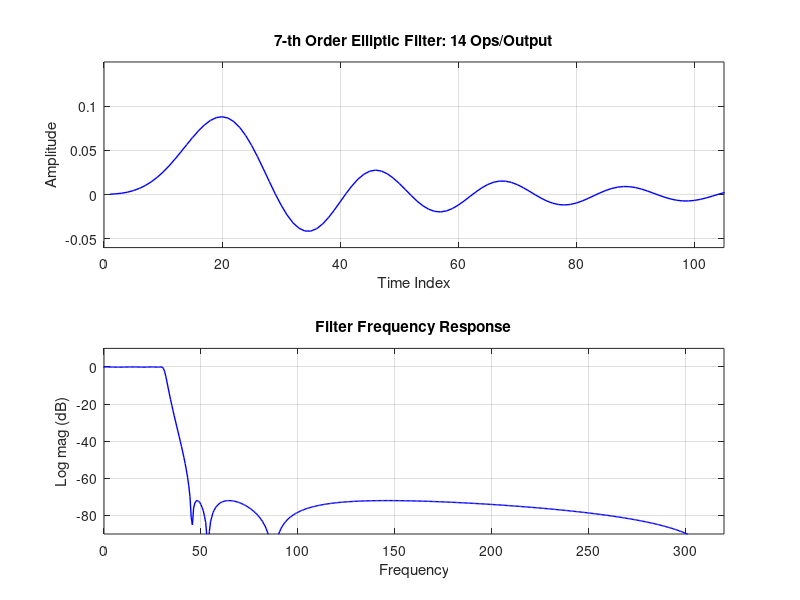
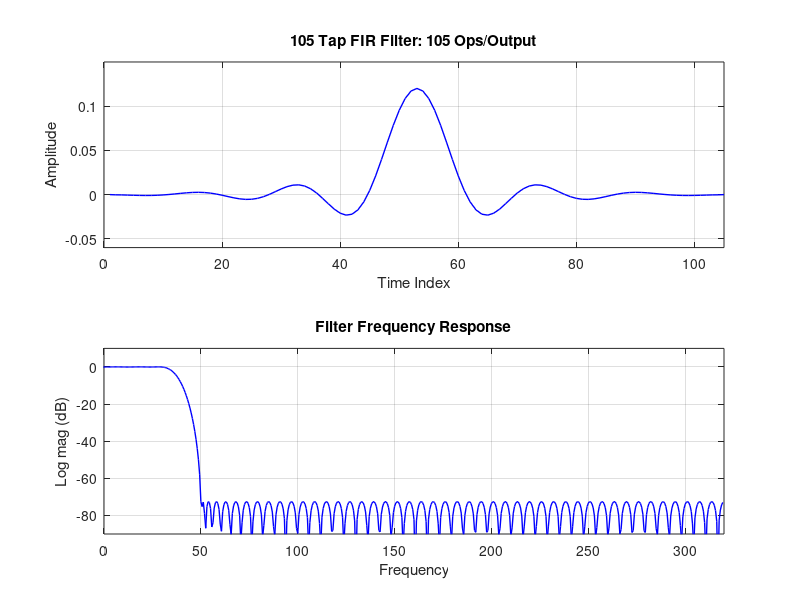
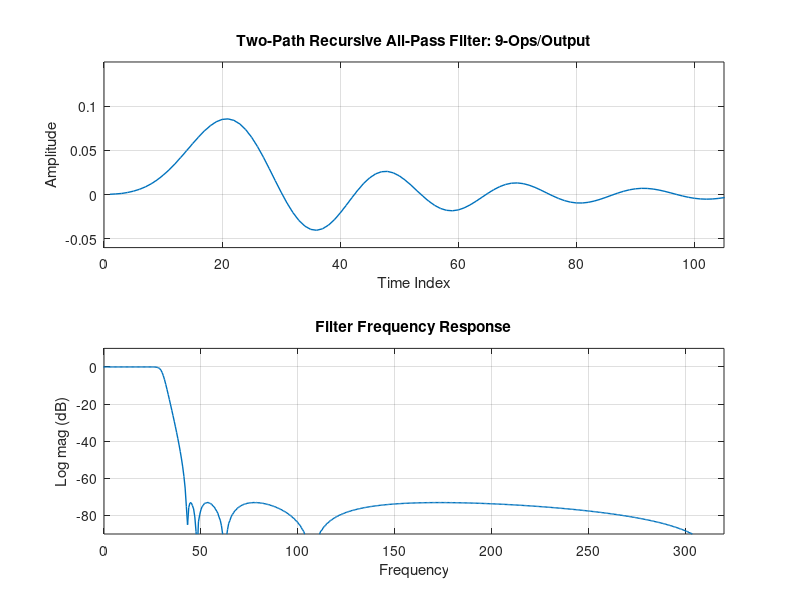
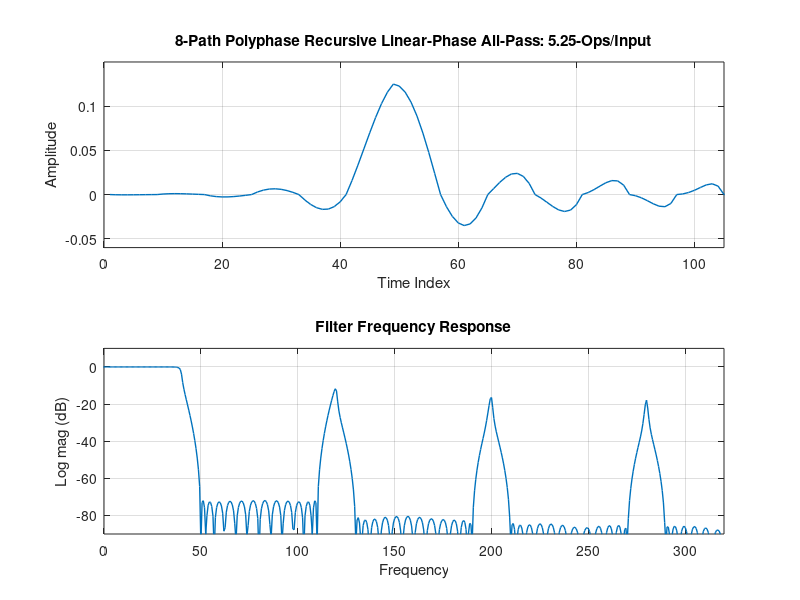

Reproduce these figures in MATLAB, in order. (Note: this script raises an error after producing the figures.)
function eight_to_one
% various filters that reduce bandwidth eight-to-one for use as 8-to-1 downsampler,
% bandwidth +/- 20 kHz, transition bandwidth 5 kHz... sample rate 320 kHz, 
% filter and downsample 8-to-1. 
% Compares following options, 7-th order IIR eliptic filter, 105 tap FIR filter,
% 9-coefficient two-path allpass filter, 8-path polyphase linear phase recursive all pass,
% 8-path polyphase non-uniform phase recursive all pass, 3-elliptic half band filters, 
% 3-half band FIR filters, 3-exact half band FIR filters, and 3 non uniform phase recursive all-pass
% half band filters.
%  Script file written by fred harris of UCSD. Copyright 2021

figure(1)
% elliptic filter... 3-second order sections, 1-first order section....18 ops/input, 18 ops/output
[bb,aa]=ellip(7,0.1,72,30/320);
hh1=filter(bb,aa,[1 zeros(1,599)]);
subplot(2,1,1)
plot(hh1,'b','linewidth',1.0)
grid on
axis([0 105 -0.06 0.15])
title('7-th Order Elliptic Filter: 14 Ops/Output')
xlabel('Time Index')
ylabel('Amplitude')
subplot(2,1,2)
plot((-0.5:1/1024:.5-1/1024)*640,fftshift(20*log10(abs(fft(hh1,1024)))),'b','linewidth',1.0)
grid on
axis([0 320 -90 10])
title('Filter Frequency Response')
xlabel('Frequency')
ylabel('Log mag (dB)')

pause
figure(2)
% 105 tap fir filter
hh2=remez(104,[0 30 50 320]/320,[1 1 0 0],[1 20]);
subplot(2,1,1)
plot(hh2,'b','linewidth',1.0)
grid
axis([0 105 -0.06 0.15])
title('105 Tap FIR Filter: 105 Ops/Output')
xlabel('Time Index')
ylabel('Amplitude')

subplot(2,1,2)
plot((-0.5:1/1024:.5-1/1024)*640,fftshift(20*log10(abs(fft(hh2,1024)))),'b','linewidth',1.0)
grid
axis([0 320 -90 10])
title('Filter Frequency Response')
xlabel('Frequency')
ylabel('Log mag (dB)')
pause

hh2b=remez(103,[0 30 50 320]/320,[1 1 0 0],[1 20]);
hh2a=zeros(8,104);
for nn=1:8
hh2a(nn,nn:8:104)=hh2b(nn:8:104);
end
figure(12)
%subplot(1,2,1)
plot((-0.5:1/1024:0.5-1/1024)*640,fftshift(unwrap(angle(fft(hh2a(1,:),1024))))/(2*pi),'linewidth',1.0)
hold on
plot((-0.5:1/1024:0.5-1/1024)*640,fftshift(unwrap(angle(fft(hh2a(2,:),1024))))/(2*pi),'linewidth',1.0)
plot((-0.5:1/1024:0.5-1/1024)*640,fftshift(unwrap(angle(fft(hh2a(3,:),1024))))/(2*pi),'linewidth',1.0)
plot((-0.5:1/1024:0.5-1/1024)*640,fftshift(unwrap(angle(fft(hh2a(4,:),1024))))/(2*pi),'linewidth',1.0)
plot((-0.5:1/1024:0.5-1/1024)*640,fftshift(unwrap(angle(fft(hh2a(5,:),1024))))/(2*pi),'linewidth',1.0)
plot((-0.5:1/1024:0.5-1/1024)*640,fftshift(unwrap(angle(fft(hh2a(6,:),1024))))/(2*pi),'linewidth',1.0)
plot((-0.5:1/1024:0.5-1/1024)*640,fftshift(unwrap(angle(fft(hh2a(7,:),1024))))/(2*pi),'linewidth',1.0)
plot((-0.5:1/1024:0.5-1/1024)*640,fftshift(unwrap(angle(fft(hh2a(8,:),1024))))/(2*pi),'linewidth',1.0)
hold off
grid on
axis([0 320 -30 0])
title('Phase profiles of Each Path of 8-Path Polyphase Filter')
ylabel('phase,\phi/(2\pi)')
xlabel('Frequency')
pause

figure(3)
% two-path all-pass filter...9 ops/input,,, 9 ops/output
den0=[1.0  -1.53115199990282   0.60012586349753];
den2=[1.0  -1.75642953294118   0.83555148231426];


den1=[1.0  -1.64004940135398   0.71392877042037];
den3=[1.0  -1.86211430940456   0.94599704500675];
den5=[1.0  -0.74152881307117];


h_a=filter(fliplr(den0),den0,[1 zeros(1,399)]);
h_a=filter(fliplr(den2),den2,h_a);

h_b=filter(fliplr(den1),den1,[1 zeros(1,399)]);
h_b=filter(fliplr(den3),den3,h_b);
h_b=filter(fliplr(den5),den5,h_b);

hh3=(h_a+h_b)/2;
subplot(2,1,1)
plot(hh3,'linewidth',1.0)
grid
axis([0 105 -0.06 0.15])
title('Two-Path Recursive All-Pass Filter: 9-Ops/Output')
xlabel('Time Index')
ylabel('Amplitude')

subplot(2,1,2)
plot((-0.5:1/1024:.5-1/1024)*640,fftshift(20*log10(abs(fft(hh3,1024)))),'linewidth',1.0)
grid
axis([0 320 -90 10])
title('Filter Frequency Response')
xlabel('Frequency')
ylabel('Log mag (dB)')
pause

figure(11)
subplot(2,1,1)
plot((-0.5:1/1024:.5-1/1024)*640,fftshift(unwrap(angle(fft(h_a,1024))))/(2*pi),'linewidth',1.0)
hold on
plot((-0.5:1/1024:.5-1/1024)*640,fftshift(unwrap(angle(fft(h_b,1024))))/(2*pi),'linewidth',1.0)
hold off
grid
axis([0 320 -3 0])
title('Phase Response of Two Paths of Two-Path Filter')
ylabel('Phase Shift, \phi(f)/(2\pi)')
xlabel('Frequency')

subplot(2,1,2)
plot((-0.5:1/1024:.5-1/1024)*640,fftshift(20*log10(abs(fft(hh3,1024)))),'linewidth',1.0)
grid
axis([0 320 -90 10])
title('Frequency Response of Two-Path Recursive All-Pass Filter')
ylabel('Log Mag (dB)')
xlabel('Frequency')
pause

figure(4)
c0=[1 zeros(1,48)];
zz=zeros(1,7);
c11=[1  zz   0.50437530496548];
c12=[1  zz  -0.30546406645116];                    
c13=[1  zz   0.2665085422733524  zz  0.1191845246313624];
c14=[1  zz  -0.3457812066425924  zz  0.09760331184267365];

c21=[1  zz   0.61168203148542];                    
c22=[1  zz  -0.31073253075951];
c23=[1  zz   0.287962781085209  zz  0.1286069207639229];
c24=[1  zz  -0.3483712322448727 zz  0.1018477257905622];

c31=[1  zz   0.69292893252905];                    
c32=[1  zz  -0.30026539303100];
c33=[1  zz   0.3019511523748685  zz  0.1254910518429397];
c34=[1  zz  -0.3317868763520993  zz  0.09599199956470592];

c41=[1  zz   0.76264667953103];                    
c42=[1  zz  -0.28216859153692];
c43=[1  zz   0.3119710824492065  zz  0.1160312296951684];
c44=[1  zz  -0.3058196561077875  zz  0.08561045022551989];

c51=[1  zz   0.82607806904412];                    
c52=[1  zz  -0.25873176059135];
c53=[1  zz   0.3180610375993243  zz  0.1022200919783818];
c54=[1  zz  -0.2733196094601293  zz  0.07271299267577124];

c61=[1  zz   0.88583427159768];                    
c62=[1  zz  -0.22994074727290];
c63=[1  zz   0.3179527520253246  zz  0.08438573638786708];
c64=[1  zz  -0.2344904281912926  zz  0.05800663612084555];

c71=[1  zz   0.94346397308802];                    
c72=[1  zz  -0.19223671084777];
c73=[1  zz   0.3030892245559409  zz  0.06075833237300266];
c74=[1  zz  -0.1857165341436279  zz  0.0408878554256654];

g0=filter(fliplr(c0),c0,[1 zeros(1,999)]);

g1=filter(fliplr(c11),c11,[1 zeros(1,999)]);
g1=filter(fliplr(c12),c12,g1);
g1=filter(fliplr(c13),c13,g1);
g1=filter(fliplr(c14),c14,g1);
g1=filter([0 1],[1 0],g1);

g2=filter(fliplr(c21),c21,[1 zeros(1,999)]);
g2=filter(fliplr(c22),c22,g2);
g2=filter(fliplr(c23),c23,g2);
g2=filter(fliplr(c24),c24,g2);
g2=filter([0 0 1],[1 0 0],g2);

g3=filter(fliplr(c31),c31,[1 zeros(1,999)]);
g3=filter(fliplr(c32),c32,g3);
g3=filter(fliplr(c33),c33,g3);
g3=filter(fliplr(c34),c34,g3);
g3=filter([0 0 0 1],[1 0 0 0],g3);

g4=filter(fliplr(c41),c41,[1 zeros(1,999)]);
g4=filter(fliplr(c42),c42,g4);
g4=filter(fliplr(c43),c43,g4);
g4=filter(fliplr(c44),c44,g4);
g4=filter([0 0 0 0 1],[1 0 0 0 0],g4);

g5=filter(fliplr(c51),c51,[1 zeros(1,999)]);
g5=filter(fliplr(c52),c52,g5);
g5=filter(fliplr(c53),c53,g5);
g5=filter(fliplr(c54),c54,g5);
g5=filter([0 0 0 0 0 1],[1 0 0 0 0 0],g5);

g6=filter(fliplr(c61),c61,[1 zeros(1,999)]);
g6=filter(fliplr(c62),c62,g6);
g6=filter(fliplr(c63),c63,g6);
g6=filter(fliplr(c64),c64,g6);
g6=filter([0 0 0 0 0 0 1],[1 0 0 0 0 0 0],g6);

g7=filter(fliplr(c71),c71,[1 zeros(1,999)]);
g7=filter(fliplr(c72),c72,g7);
g7=filter(fliplr(c73),c73,g7);
g7=filter(fliplr(c74),c74,g7);
g7=filter([0 0 0 0 0 0 0 1],[1 0 0 0 0 0 0 0],g7);

hh4=(g0+g1+g2+g3+g4+g5+g6+g7)/8;

figure(4)
subplot(2,1,1)
plot(hh4,'linewidth',1.0)
grid
axis([0 105 -0.06 0.15])
title('8-Path Polyphase Recursive Linear-Phase All-Pass: 5.25-Ops/Input')
xlabel('Time Index')
ylabel('Amplitude')

subplot(2,1,2)
plot((-0.5:1/1024:.5-1/1024)*640,fftshift(20*log10(abs(fft(hh4,1024)))),'linewidth',1.0)
grid
axis([0 320 -90 10])
title('Filter Frequency Response')
xlabel('Frequency')
ylabel('Log mag (dB)')
pause

figure(13)
subplot(2,1,1)
plot((-0.5:1/1024:0.5-1/1024)*640,fftshift(unwrap(angle(fft(g0,1024))))/(2*pi),'linewidth',1.0)
hold on
plot((-0.5:1/1024:0.5-1/1024)*640,fftshift(unwrap(angle(fft(g1,1024))))/(2*pi),'linewidth',1.0)
plot((-0.5:1/1024:0.5-1/1024)*640,fftshift(unwrap(angle(fft(g2,1024))))/(2*pi),'linewidth',1.0)
plot((-0.5:1/1024:0.5-1/1024)*640,fftshift(unwrap(angle(fft(g3,1024))))/(2*pi),'linewidth',1.0)
plot((-0.5:1/1024:0.5-1/1024)*640,fftshift(unwrap(angle(fft(g4,1024))))/(2*pi),'linewidth',1.0)
plot((-0.5:1/1024:0.5-1/1024)*640,fftshift(unwrap(angle(fft(g5,1024))))/(2*pi),'linewidth',1.0)
plot((-0.5:1/1024:0.5-1/1024)*640,fftshift(unwrap(angle(fft(g6,1024))))/(2*pi),'linewidth',1.0)
plot((-0.5:1/1024:0.5-1/1024)*640,fftshift(unwrap(angle(fft(g7,1024))))/(2*pi),'linewidth',1.0)
hold off
grid
axis([0 320 -30 0])
title('Phase profiles of Each Path of 8-Path Linear Phase, All-Pass, Polyphase Filter')
ylabel('phase,\phi(f)/(2\pi)')
xlabel('Frequency')

 subplot(2,1,2)
 plot((-0.5:1/2048:.5-1/2048)*640,fftshift(20*log10(abs(fft(hh4,2048)))))
 grid
 axis([0 320 -90 10])
 ylabel('Log Mag (dB)')
pause

zz=zeros(1,7);
c01=[1  zz   0.005760];
c02=[1  zz   0.280535];
c03=[1  zz   0.807477];

c11=[1  zz   0.017672];
c12=[1  zz   0.339676];                    
c13=[1  zz   0.862465];

c21=[1  zz   0.035404];                    
c22=[1  zz   0.400097];
c23=[1  zz   0.911199];

c31=[1  zz   0.058760];                    
c32=[1  zz   0.462671];
c33=[1  zz   0.952296];

c41=[1  zz   0.087895];                    
c42=[1  zz   0.528833];
c43=[1  zz   0.983155];

c51=[1  zz   0.123507];                    
c52=[1  zz   0.600505];

c61=[1  zz   0.678523];    
c62=[1  zz   0.167207];

c71=[1  zz   0.222508];    
c72=[1  zz   0.746494];


g0=filter(fliplr(c01),c01,[1 zeros(1,1999)]);
g0=filter(fliplr(c02),c02,g0);
g0=filter(fliplr(c03),c03,g0);

g1=filter(fliplr(c11),c11,[1 zeros(1,1999)]);
g1=filter(fliplr(c12),c12,g1);
g1=filter(fliplr(c13),c13,g1);
g1=filter([0 1],[1 0],g1);

g2=filter(fliplr(c21),c21,[1 zeros(1,1999)]);
g2=filter(fliplr(c22),c22,g2);
g2=filter(fliplr(c23),c23,g2);
g2=filter([0 0 1],[1 0 0],g2);

g3=filter(fliplr(c31),c31,[1 zeros(1,1999)]);
g3=filter(fliplr(c32),c32,g3);
g3=filter(fliplr(c33),c33,g3);
g3=filter([0 0 0 1],[1 0 0 0],g3);

g4=filter(fliplr(c41),c41,[1 zeros(1,1999)]);
g4=filter(fliplr(c42),c42,g4);
g4=filter(fliplr(c43),c43,g4);
g4=filter([0 0 0 0 1],[1 0 0 0 0],g4);

g5=filter(fliplr(c51),c51,[1 zeros(1,1999)]);
g5=filter(fliplr(c52),c52,g5);
g5=filter([0 0 0 0 0 1],[1 0 0 0 0 0],g5);

g6=filter(fliplr(c61),c61,[1 zeros(1,1999)]);
g6=filter(fliplr(c62),c62,g6);
g6=filter([0 0 0 0 0 0 1],[1 0 0 0 0 0 0],g6);

g7=filter(fliplr(c71),c71,[1 zeros(1,1999)]);
g7=filter(fliplr(c72),c72,g7);
g7=filter([0 0 0 0 0 0 0 1],[1 0 0 0 0 0 0 0],g7);

hh4=(g0+g1+g2+g3+g4+g5+g6+g7)/8;

figure(5)
subplot(2,1,1)
plot(hh4,'b','linewidth',1.0)
grid
axis([0 105 -0.06 0.15])
title('8-Path Polyphase Recursive Non-Linear-Phase All-Pass: 2.625-Ops/Input')
xlabel('Time Index')
ylabel('Amplitude')

subplot(2,1,2)
plot((-0.5:1/2048:.5-1/2048)*640,fftshift(20*log10(abs(fft(hh4,2048)))),'b','linewidth',1.0)
grid
axis([0 320 -90 10])
title('Filter Frequency Response')
xlabel('Frequency')
ylabel('Log Mag (dB)')
pause

figure(14)
subplot(2,1,1)
plot((-0.5:1/1024:0.5-1/1024)*640,fftshift(unwrap(angle(fft(g0,1024))))/(2*pi),'linewidth',1.0)
hold on
plot((-0.5:1/1024:0.5-1/1024)*640,fftshift(unwrap(angle(fft(g1,1024))))/(2*pi),'linewidth',1.0)
plot((-0.5:1/1024:0.5-1/1024)*640,fftshift(unwrap(angle(fft(g2,1024))))/(2*pi),'linewidth',1.0)
plot((-0.5:1/1024:0.5-1/1024)*640,fftshift(unwrap(angle(fft(g3,1024))))/(2*pi),'linewidth',1.0)
plot((-0.5:1/1024:0.5-1/1024)*640,fftshift(unwrap(angle(fft(g4,1024))))/(2*pi),'linewidth',1.0)
plot((-0.5:1/1024:0.5-1/1024)*640,fftshift(unwrap(angle(fft(g5,1024))))/(2*pi),'linewidth',1.0)
plot((-0.5:1/1024:0.5-1/1024)*640,fftshift(unwrap(angle(fft(g6,1024))))/(2*pi),'linewidth',1.0)
plot((-0.5:1/1024:0.5-1/1024)*640,fftshift(unwrap(angle(fft(g7,1024))))/(2*pi),'linewidth',1.0)
hold off
grid
axis([0 320 -15 0])
title('Phase profiles of Each Path of 8-Path Linear Phase, All-Pass, Polyphase Filter')
ylabel('phase,\phi(f)/(2\pi)')
xlabel('Frequency')

 subplot(2,1,2)
 plot((-0.5:1/2048:.5-1/2048)*640,fftshift(20*log10(abs(fft(hh4,2048)))),'b','linewidth',1.0)
 grid
 axis([0 320 -90 10])
 title('Filter Frequency Response')
xlabel('Frequency')
ylabel('Log Mag (dB)')
pause

%%% half band filters

figure(6)
[b6_1,a6_1]=ellip(3,0.03,72,30/320);
[b6_2,a6_2]=ellip(3,0.03,40,30/160);
[b6_3,a6_3]=ellip(5,0.03,60,30/80);

h6_3=filter(b6_3,a6_3,[1 zeros(1,199)]);

h6_2=filter(b6_2,a6_2,[1 zeros(1,99)]);

h6_1=filter(b6_1,a6_1,[1 zeros(1,99)]);

subplot(3,1,1)
h6_3a=reshape([h6_3;zeros(3,200)],1,800);
h6_2a=reshape([h6_2;zeros(1,100)],1,200);

plot((-0.5:1/2048:0.5-1/2048)*640, fftshift(20*log10(abs(fft(h6_3a,2048)))),'b','linewidth',1.0)
hold on 
plot((-0.5:1/2048:0.5-1/2048)*640, fftshift(20*log10(abs(fft(h6_2a,2048)))),'r','linewidth',1.0)
hold off
grid on
axis([0 320 -90 10])
title('Three Half-Band Elliptic Filters: 3, 3, and 5 Poles, 11.25 Ops/Output')
xlabel('Frequency')
ylabel('Log Mag (dB)')

subplot(3,1,2)
hh6_a=conv(h6_3a,h6_2a);
plot((-0.5:1/2048:0.5-1/2048)*640, fftshift(20*log10(abs(fft(hh6_a,2048)))),'b','linewidth',1.0)
hold on 
plot((-0.5:1/2048:0.5-1/2048)*640, fftshift(20*log10(abs(fft(h6_1,2048)))),'r','linewidth',1.0)
hold off
grid on
axis([0 320 -90 10])
title('Frequency Responses Cascade of First Two Filters (Blue) and Third Filter (Red)')
xlabel('Frequency')
ylabel('Log Mag (dB)')
subplot(3,1,3)
hh6_b=conv(hh6_a,h6_1);
plot((-0.5:1/2048:0.5-1/2048)*640, fftshift(20*log10(abs(fft(hh6_b,2048)))),'b','linewidth',1.0)
grid
axis([0 320 -90 10])
title('Frequency Responses Cascade of al Three Filters')
xlabel('Frequency')
ylabel('Log Mag (dB)')
pause

%% halband fir filters
figure(7)
h7_1=remez(7,[0 20 270 320]/320,[1 1 0 0]);
h7_2=remez(11,[0 20 120 160]/160,[1 1 0 0]);
h7_3=remez(17,[0 20 50 80]/80,[1 1 0 0],[1 20]);

subplot(3,1,1)
h7_3a=reshape([h7_3;zeros(3,18)],1,72);
h7_2a=reshape([h7_2;zeros(1,12)],1,24);

plot((-0.5:1/2048:0.5-1/2048)*640, fftshift(20*log10(abs(fft(h7_3a,2048)))),'b','linewidth',1.0)
hold on 
plot((-0.5:1/2048:0.5-1/2048)*640, fftshift(20*log10(abs(fft(h7_2a,2048)))),'r','linewidth',1.0)
hold off
grid
axis([0 320 -90 10])
title('Three Half-Band FIR Filters: 8, 12, and 18 Taps, 9.25 Ops/Output')
xlabel('Frequency')
ylabel('Log Mag (dB)')

subplot(3,1,2)
hh7_a=conv(h7_3a,h7_2a);
plot((-0.5:1/2048:0.5-1/2048)*640, fftshift(20*log10(abs(fft(hh7_a,2048)))),'b','linewidth',1.0)
hold on 
plot((-0.5:1/2048:0.5-1/2048)*640, fftshift(20*log10(abs(fft(h7_1,2048)))),'r','linewidth',1.0)
hold off
grid on
axis([0 320 -90 10])
title('Frequency Responses Cascade of First Two Filters (Blue) and Third Filter (Red)')
xlabel('Frequency')
ylabel('Log Mag (dB)')

subplot(3,1,3)
hh7_b=conv(hh7_a,h7_1);
plot((-0.5:1/2048:0.5-1/2048)*640, fftshift(20*log10(abs(fft(hh7_b,2048)))),'b','linewidth',1.0)
grid
axis([0 320 -90 10])
title('Frequency Responses Cascade of all Three Filters')
xlabel('Frequency')
ylabel('Log Mag (dB)')

pause


figure(15)
h15_1=sinc(-3.5:0.5:3.5).*kaiser(15,7)';
h15_1=h15_1/sum(h15_1);
h15_2=sinc(-5.0:0.5:5.0).*kaiser(21,7)';
h15_2=h15_2/sum(h15_2);
h15_3=sinc(-8.0:0.5:8.0).*kaiser(33,7)';
h15_3=h15_3/sum(h15_3);

subplot(3,1,1)
h15_3a=reshape([h15_3;zeros(3,33)],1,132);
h15_2a=reshape([h15_2;zeros(1,21)],1,42);

plot((-0.5:1/2048:0.5-1/2048)*640, fftshift(20*log10(abs(fft(h15_3a,2048)))),'b','linewidth',1.0)
hold on 
plot((-0.5:1/2048:0.5-1/2048)*640, fftshift(20*log10(abs(fft(h15_2a,2048)))),'r','linewidth',1.0)
hold off
grid on
axis([0 320 -90 10])
title('Three exact Half-Band FIR Filters: 15, 21, and 33 Taps, 8.0 Ops/Output')
xlabel('Frequency')
ylabel('Log Mag (dB)')

subplot(3,1,2)
hh15_a=conv(h15_3a,h15_2a);
plot((-0.5:1/2048:0.5-1/2048)*640, fftshift(20*log10(abs(fft(hh15_a,2048)))),'b','linewidth',1.0)
hold on 
plot((-0.5:1/2048:0.5-1/2048)*640, fftshift(20*log10(abs(fft(h15_1,2048)))),'r','linewidth',1.0)
hold off
grid on
axis([0 320 -90 10])
title('Frequency Responses Cascade of First Two Filters (Blue) and Third Filter (Red)')
xlabel('Frequency')
ylabel('Log Mag (dB)')

subplot(3,1,3)
hh15_b=conv(hh15_a,h15_1);
plot((-0.5:1/2048:0.5-1/2048)*640, fftshift(20*log10(abs(fft(hh15_b,2048)))),'b','linewidth',1.0)
grid on
axis([0 320 -90 10])
title('Frequency Responses Cascade of of all Three Filters')
xlabel('Frequency')
ylabel('Log Mag (dB)')

pause
%% halband iir non-lin-phase all=pass filters

figure(8)
den8_a0=[1.0  0   0.12474452570860];
den8_a1=[1.0  0   0.56258495288732];

zz2=zeros(1,3);
den8_b0=[1.0  zz2   0.08430115336419];
den8_b2=[1.0  zz2   0.71577118993380];
den8_b1=[1.0  zz2   0.32325000579862];

zz3=zeros(1,7);
den8_c0=[1.0  zz3   0.07076594897146];
den8_c2=[1.0  zz3   0.51316757476596];
den8_c1=[1.0  zz3   0.25785307851694];
den8_c3=[1.0  zz3   0.81731735437140];

v0_3=filter(fliplr(den8_c0),den8_c0,[1 zeros(1,399)]);
v0_3=filter(fliplr(den8_c2),den8_c2,v0_3);

v1_3=filter(fliplr(den8_c1),den8_c1,[1 zeros(1,399)]);
v1_3=filter(fliplr(den8_c3),den8_c3,v1_3);
v1_3=filter([0 0 0 0 1],[1 0 0 0 0],v1_3);

h8_3=(v0_3+v1_3)/2;

v0_2=filter(fliplr(den8_b0),den8_b0,[1 zeros(1,399)]);
v0_2=filter(fliplr(den8_b2),den8_b2,v0_2);

v1_2=filter(fliplr(den8_b1),den8_b1,[1 zeros(1,399)]);
v1_2=filter([0 0 1],[1 0 0],v1_2);

h8_2=(v0_2+v1_2)/2;

v0_1=filter(fliplr(den8_a0),den8_a0,[1 zeros(1,199)]);
v1_1=filter(fliplr(den8_a1),den8_a1,[1 zeros(1,199)]);
v1_1=filter([0 1],[1 0],v1_1);
h8_1=(v0_1+v1_1)/2;

subplot(3,1,1)

plot((-0.5:1/2048:0.5-1/2048)*640, fftshift(20*log10(abs(fft(h8_3,2048)))),'b','linewidth',1.0)
hold on 
plot((-0.5:1/2048:0.5-1/2048)*640, fftshift(20*log10(abs(fft(h8_2,2048)))),'r','linewidth',1.0)
hold off
grid on
axis([0 320 -90 10])
title('Three Half-Band Recursive Non-Linear Phase All-Pass Filters: 2, 3, and 4 Stages, 2.25 Ops/Output')
xlabel('Frequency')
ylabel('Log Mag (dB)')

subplot(3,1,2)
hh8_a=conv(h8_3,h8_2);
plot((-0.5:1/2048:0.5-1/2048)*640, fftshift(20*log10(abs(fft(hh8_a,2048)))),'b','linewidth',1.0)
hold on 
plot((-0.5:1/2048:0.5-1/2048)*640, fftshift(20*log10(abs(fft(h8_1,2048)))),'r','linewidth',1.0)
hold off
grid on
axis([0 320 -90 10])
title('Frequency Responses Cascade of First Two Filters (Blue) and Third Filter (Red)')
xlabel('Frequency')
ylabel('Log Mag (dB)')

subplot(3,1,3)
hh8_b=conv(hh8_a,h8_1);
plot((-0.5:1/2048:0.5-1/2048)*640, fftshift(20*log10(abs(fft(hh8_b,2048)))),'b','linewidth',1.0)
grid
axis([0 320 -90 10])
title('Frequency Responses Cascade of All Three Filters')
xlabel('Frequency')
ylabel('Log Mag (dB)')
pause

%% halband iir linear-phase all-pass filters

figure(9)
den9_a1=[1.0  0    0.48649585138139];
den9_a3=[1.0  0   -0.07255468823987];

zz2=zeros(1,3);
den9_b1=[1.0  zz2    0.59000651271115];
den9_b3=[1.0  zz2   -0.1390025452008204  zz2  0.01684672388632527];

zz3=zeros(1,7);
den9_c1=[1.0  zz3   0.78536979809556];
den9_c3=[1.0  zz3   0.448187809358143  zz3  0.1472646818324347];
den9_c5=[1.0  zz3  -0.1672840192910547  zz3  0.1112009200728008];
den9_c7=[1.0  zz3  -0.5770888098937477  zz3  0.1017451331944334];

dly_3=[1 zeros(1,56)];
v0_3=filter(fliplr(dly_3),dly_3,[1 zeros(1,399)]);

v1_3=filter(fliplr(den9_c1),den9_c1,[1 zeros(1,399)]);
v1_3=filter(fliplr(den9_c3),den9_c3,v1_3);
v1_3=filter(fliplr(den9_c5),den9_c5,v1_3);
v1_3=filter(fliplr(den9_c7),den9_c7,v1_3);
v1_3=filter([0 0 0 0 1],[1 0 0 0 0],v1_3);

h9_3=(v0_3+v1_3)/2;

dly_2=[1 zeros(1,12)];
v0_2=filter(fliplr(dly_2),dly_2,[1 zeros(1,399)]);

v1_2=filter(fliplr(den9_b1),den9_b1,[1 zeros(1,399)]);
v1_2=filter(fliplr(den9_b3),den9_b3,v1_2);
v1_2=filter([0 0 1],[1 0 0],v1_2);

h9_2=(v0_2+v1_2)/2;

dly_1=[1 zeros(1,4)];
v0_1=filter(fliplr(dly_1),dly_1,[1 zeros(1,399)]);

v1_1=filter(fliplr(den9_a1),den9_a1,[1 zeros(1,399)]);
v1_1=filter(fliplr(den9_a3),den9_a3,v1_1);
v1_1=filter([0 1],[1 0],v1_1);

h9_1=(v0_1+v1_1)/2;

subplot(3,1,1)

plot((-0.5:1/2048:0.5-1/2048)*640, fftshift(20*log10(abs(fft(h9_3,2048)))),'b','linewidth',1.0)
hold on 
plot((-0.5:1/2048:0.5-1/2048)*640, fftshift(20*log10(abs(fft(h9_2,2048)))),'r','linewidth',1.0)
hold off
grid
axis([0 320 -90 10])
title('Three Half-Band Recursive Linear Phase All-Pass Filters: 2, 3, and 7 Coef, 2.5 Ops/Output')
xlabel('Frequency')
ylabel('Log Mag (dB)')

subplot(3,1,2)
hh9_a=conv(h9_3,h9_2);
plot((-0.5:1/2048:0.5-1/2048)*640, fftshift(20*log10(abs(fft(hh9_a,2048)))),'b','linewidth',1.0)
hold on 
plot((-0.5:1/2048:0.5-1/2048)*640, fftshift(20*log10(abs(fft(h9_1,2048)))),'r','linewidth',1.0)
hold off
grid on
axis([0 320 -90 10])
title('Frequency Responses Cascade of First Two Filters (Blue) and Third Filter (Red)')
xlabel('Frequency')
ylabel('Log Mag (dB)')

subplot(3,1,3)
hh9_b=conv(hh9_a,h9_1);
plot((-0.5:1/2048:0.5-1/2048)*640, fftshift(20*log10(abs(fft(hh9_b,2048)))),'b','linewidth',1.0)
grid
axis([0 320 -90 10])
title('Frequency Responses Cascade of All Three Filters')
xlabel('Frequency')
ylabel('Log Mag (dB)')
pause

figure(10)
subplot(2,2,1)
plot(hh6_b,'b','linewidth',1.0)
grid
title('Cascade Half-Band Elliptic Filters')
xlabel('Time Index')
ylabel('Amplitude')
axis([0 150 -0.06 0.15])

subplot(2,2,2)
plot(hh7_b,'b','linewidth',1.0)
grid
title('Cascade Half-Band FIR Filters')
xlabel('Time Index')
ylabel('Amplitude')
axis([0 150 -0.06 0.15])

subplot(2,2,3)
plot(hh8_b,'b','linewidth',1.0)
grid
title('Cascade Half-Band Recursive IIR Filters')
xlabel('Time Index')
ylabel('Amplitude')
axis([0 150 -0.06 0.15])

subplot(2,2,4)
plot(hh9_b,'b','linewidth',1.0)
grid
title('Cascade Half-Band Lin-Phase Recursive IIR Filters')
xlabel('Time Index')
ylabel('Amplitude')
axis([0 150 -0.06 0.15])
